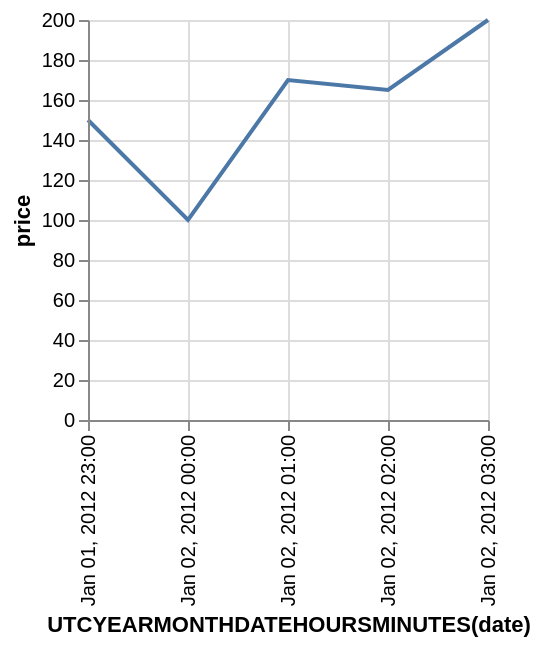

Vega-Lite specification stored for this chart:
### Vega specification from a JSON file in a GitHub repository (floating-point values rounded to 4 significant figures)
{"$schema": "https://vega.github.io/schema/vega/v3.0.json", "description": "Google's stock price over time.", "autosize": "pad", "padding": 5, "encode": {"update": {"stroke": {"value": "#ccc"}, "fill": {"value": "transparent"}}}, "data": [{"name": "source_0", "values": [{"date": "Sun, 01 Jan 2012 23:00:00", "price": 150}, {"date": "Sun, 02 Jan 2012 00:00:00", "price": 100}, {"date": "Sun, 02 Jan 2012 01:00:00", "price": 170}, {"date": "Sun, 02 Jan 2012 02:00:00", "price": 165}, {"date": "Sun, 02 Jan 2012 03:00:00", "price": 200}]}, {"name": "data_0", "source": "source_0", "transform": [{"type": "formula", "expr": "toDate(datum[\"date\"])", "as": "date"}, {"type": "formula", "expr": "toNumber(datum[\"price\"])", "as": "price"}, {"type": "filter", "expr": "datum[\"date\"] !== null && !isNaN(datum[\"date\"]) && datum[\"price\"] !== null && !isNaN(datum[\"price\"])"}, {"type": "formula", "as": "utcyearmonthdatehoursminutes_date", "expr": "datetime(utcyear(datum[\"date\"]), utcmonth(datum[\"date\"]), utcdate(datum[\"date\"]), utchours(datum[\"date\"]), utcminutes(datum[\"date\"]), 0, 0)"}, {"type": "collect", "sort": {"field": "utcyearmonthdatehoursminutes_date", "order": "descending"}}]}], "signals": [{"name": "width", "update": "200"}, {"name": "height", "update": "200"}], "marks": [{"name": "marks", "type": "line", "from": {"data": "data_0"}, "encode": {"update": {"x": {"scale": "x", "field": "utcyearmonthdatehoursminutes_date"}, "y": {"scale": "y", "field": "price"}, "stroke": {"value": "#4c78a8"}}}}], "scales": [{"name": "x", "type": "time", "domain": {"data": "data_0", "field": "utcyearmonthdatehoursminutes_date"}, "range": [0, {"signal": "width"}], "round": true, "nice": "minute"}, {"name": "y", "type": "linear", "domain": {"data": "data_0", "field": "price"}, "range": [{"signal": "height"}, 0], "round": true, "nice": true, "zero": true}], "axes": [{"scale": "x", "orient": "bottom", "tickCount": 5, "title": "UTCYEARMONTHDATEHOURSMINUTES(date)", "zindex": 1, "encode": {"labels": {"update": {"text": {"signal": "timeFormat(datum.value, '%b %d, %Y %H:%M')"}, "angle": {"value": 270}, "align": {"value": "right"}, "baseline": {"value": "middle"}}}}}, {"scale": "x", "domain": false, "grid": true, "labels": false, "orient": "bottom", "tickCount": 5, "ticks": false, "zindex": 0, "gridScale": "y"}, {"scale": "y", "orient": "left", "title": "price", "zindex": 1}, {"scale": "y", "domain": false, "grid": true, "labels": false, "orient": "left", "ticks": false, "zindex": 0, "gridScale": "x"}]}
